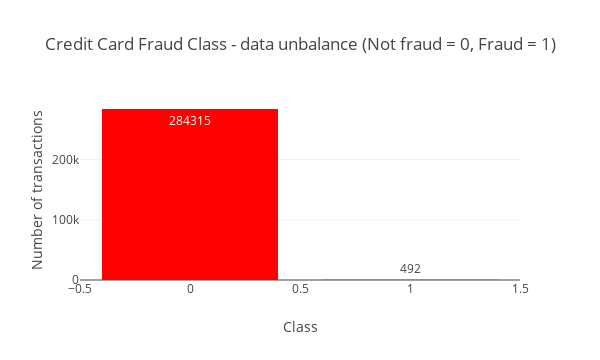

Notebook code for this chart:
### Markdown cell above
## Data Unbalance

### Code cell
temp = data_df["Class"].value_counts()
df = pd.DataFrame({'Class': temp.index,'values': temp.values})

trace = go.Bar(
    x = df['Class'],y = df['values'],
    name="Credit Card Fraud Class - data unbalance (Not fraud = 0, Fraud = 1)",
    marker=dict(color="Red"),
    text=df['values']
)
data = [trace]
layout = dict(title = 'Credit Card Fraud Class - data unbalance (Not fraud = 0, Fraud = 1)',
          xaxis = dict(title = 'Class', showticklabels=True), 
          yaxis = dict(title = 'Number of transactions'),
          hovermode = 'closest',width=600
         )
fig = dict(data=data, layout=layout)
iplot(fig, filename='class')

### Figure 1 — Plotly figure (JSON) as saved in the notebook; plotly's stock layout.template omitted (floating-point values rounded to 4 significant figures)
{"data": [{"marker": {"color": "Red"}, "name": "Credit Card Fraud Class - data unbalance (Not fraud = 0, Fraud = 1)", "text": [284315, 492], "type": "bar", "x": [0, 1], "y": [284315, 492]}], "layout": {"height": 360, "hovermode": "closest", "title": {"text": "Credit Card Fraud Class - data unbalance (Not fraud = 0, Fraud = 1)"}, "width": 600, "xaxis": {"autorange": true, "range": [-0.5, 1.5], "showticklabels": true, "title": {"text": "Class"}, "type": "linear"}, "yaxis": {"autorange": true, "range": [0, 299300.0], "title": {"text": "Number of transactions"}, "type": "linear"}}}
